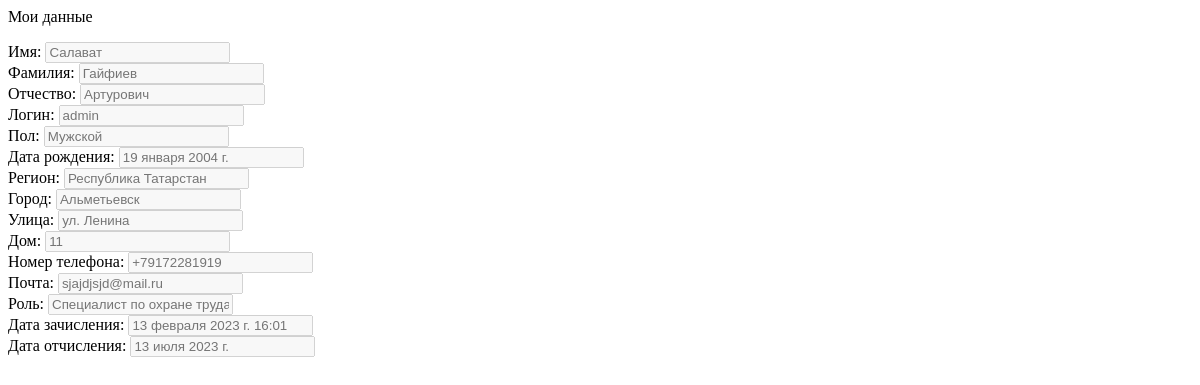
Page /account/profile/detail/ (signed in) on the earlier database version.
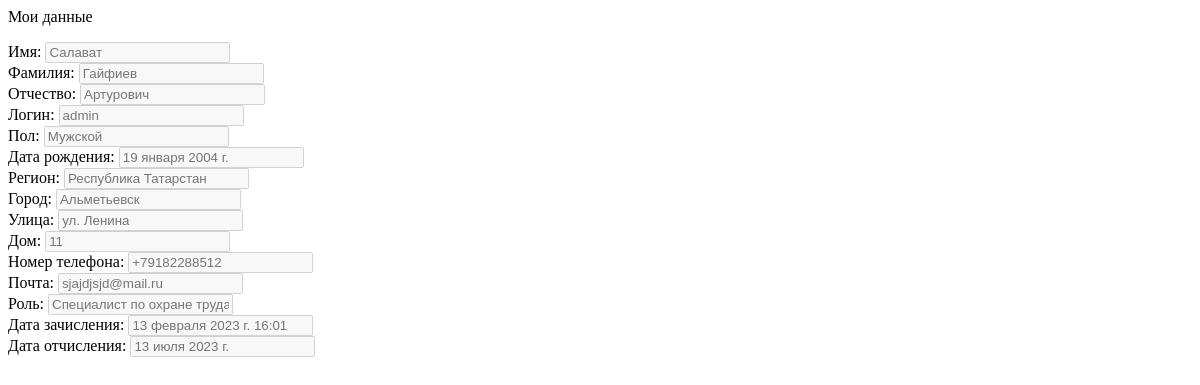
Same page on the later database version.
### initru/models.py (models this page shows, shortened)
class CustomUser(AbstractUser):  # custom user for Users with django
    gen = (
        ('m', 'Мужской'),
        ('j', 'Женский')
    )
    patronymic = models.CharField(
        'Отчество',
        max_length=250,
    )
    gender = models.CharField(
        'Пол', choices=gen,
        max_length=3, null=True,
    )
    birthday_date = models.DateField(
        'Дата рождения', null=True,
    )
    region  = models.ForeignKey(
        Region, on_delete=models.CASCADE,
        null=True, verbose_name='Регион',
    )
    city  = ChainedForeignKey(
        City,
        chained_field='region',
        chained_model_field="region",
        show_all=False,
        auto_choose=True,
        null=True,
        sort=True, verbose_name = 'Город')
    street  = models.ForeignKey(
        Street, on_delete=models.CASCADE,
        null=True, verbose_name='Улица',
    )
    house = models.IntegerField(
        "Номер дома", null=True,
    )
    flat = models.IntegerField(
        'Этаж', null=True,
    )
    avatar = models.ImageField(
        'Изображение пользователя',
        upload_to='images/users/',
        null=True,
        blank=True,
    )
    phone_number = models.CharField(
        'Номер телефона', max_length=20,unique=True,
        blank=False, null=True,
    )
    type_user  = models.ForeignKey(
        typeuser, on_delete=models.CASCADE,
        verbose_name='Тип пользователя', null=True,
    )
    groupStud  = models.ForeignKey(
        Groups, on_delete=models.CASCADE,
        verbose_name='Группа', null=True,
        blank=True
    )
    role  = models.ForeignKey(
        role, on_delete=models.CASCADE,
        null=True, verbose_name='Роль',
    )
    date_end = models.DateField(
        'Дата завершения зачисления',
        null=True,
    )

class Region(models.Model):
    name_region = models.CharField(
        'Название Региона',
        max_length=64
    )
    class Meta:
        verbose_name = 'Регион'
        verbose_name_plural = 'Регионы'
    def __str__(self):
        return f'{self.name_region}'

class City(models.Model):
    name_city = models.CharField(
        'Название города',
        max_length=50
    )
    postal_code = models.IntegerField(
        'Почтовый индекс'
    )
    region  = models.ForeignKey(
        Region, on_delete=models.CASCADE,
        null=False,
        verbose_name='Регион'
    )
    class Meta:
        verbose_name = 'Город'
        verbose_name_plural = 'Города'
    def __str__(self):
        return f'{self.name_city}'

class Street(models.Model):
    name_street = models.CharField(
        'Название улицы',
        max_length=64
    )
    class Meta:
        verbose_name = 'Улица'
        verbose_name_plural = 'Улицы'
    def __str__(self):
        return f'ул. {self.name_street}'

class role(models.Model):
    name_role = models.CharField(
        'Название роли',
        max_length=30
    )
    class Meta:
        verbose_name = 'Роль'
        verbose_name_plural = 'Роли'
    def __str__(self):
        return f'{self.name_role}'

### initru/views.py (the view)
# urls.py: path('account/profile/detail/', ProfileView.detail, name="profile_detail"),
    @login_required
    def detail(request):
        page_name = 'profiile_detail_remaster.html'
        return render(request, page_name)

### initru/templates/profiile_detail_remaster.html (shortened to what the changed rows need)
{% load static %}
<div>
    <div class="d-flex align-items-center">
        <div class='row' style="max-width: 100%; width: 100%;">
            <div class="flex-wrap">
                <div class="mb-2">
                    <span class="mr-2 text-indigo-700">Имя:</span>
                    <input type="text" class="form-control form-control-sm" placeholder="{{ request.user.first_name }}" disabled />
                </div>
                <div class="mb-2">
                    <span class="mr-2 text-indigo-700">Фамилия:</span>
                    <input type="text" class="form-control form-control-sm" placeholder="{{ request.user.last_name }}" disabled />
                </div>
                <div>
                    <span class="mr-2 text-indigo-700">Отчество:</span>
                    <input type="text" class="form-control form-control-sm" placeholder="{{ request.user.patronymic }}" disabled />
                </div>
            </div>
            <div class="col mt-2">
                <div class="mb-2">
                    <span class="mr-2 text-indigo-700">Логин:</span>
                    <input type="text" class="form-control form-control-sm" placeholder="{{ request.user.username }}" disabled />
                </div>
                <div class="mb-2">
                    <span class="mr-2 text-indigo-700">Пол:</span>
                    <input type="text" class="form-control form-control-sm"
                        placeholder="{% if request.user.gender == 'm' %}Мужской{% else %}Женский{% endif %}" disabled />
                </div>
                <div>
                    <span class="mr-2 text-indigo-700">Дата рождения:</span>
                    <input type="text" class="form-control form-control-sm" placeholder="{{ request.user.birthday_date }}" disabled />
                </div>
            </div>
            <div class="col mt-2">
                <div class="mb-2">
                    <span class="mr-2 text-indigo-700">Регион:</span>
                    <input type="text" class="form-control form-control-sm" placeholder="{{ request.user.region }}" disabled />
                </div>
                <div class="mb-2">
                    <span class="mr-2 text-indigo-700">Город:</span>
                    <input type="text" class="form-control form-control-sm" placeholder="{{ request.user.city }}" disabled />
                </div>
                <div>
                    <span class="mr-2 text-indigo-700">Улица:</span>
                    <input type="text" class="form-control form-control-sm" placeholder="{{ request.user.street }}" disabled />
                </div>
            </div>
            <div class="col mt-2">
                <div class="mb-2">
                    <span class="mr-2 text-indigo-700">Дом:</span>
                    <input type="text" class="form-control form-control-sm" placeholder="{{ request.user.house }}" disabled />
                </div>
                <div class="mb-2">
                    <span class="mr-2 text-indigo-700">Номер телефона:</span>
                    <input type="text" class="form-control form-control-sm" placeholder="{{ request.user.phone_number }}" disabled />
                </div>
                <div>
                    <span class="mr-2 text-indigo-700">Почта:</span>
                    <input type="text" class="form-control form-control-sm" placeholder="{{ request.user.email }}" disabled />
                </div>
            </div>
            <div class="col mt-2">
                <div class="mb-2">
                    <span class="mr-2 text-indigo-700">Роль:</span>
                    <input type="text" class="form-control form-control-sm" placeholder="{{ request.user.role }}" disabled />
                </div>
                <div class="mb-2">
                    <span class="mr-2 text-indigo-700">Дата зачисления:</span>
                    <input type="text" class="form-control form-control-sm" placeholder="{{ request.user.date_joined }}" disabled />
                </div>
                <div>
                    <span class="mr-2 text-indigo-700">Дата отчисления:</span>
                    <input type="text" class="form-control form-control-sm" placeholder="{{ request.user.date_end }}" disabled />
                </div>
            </div>
        </div>
    </div>
</div>

Differences in the rows shown:
changed CustomUser "Салават": user.phone_number "+79172281919" → "+79182288512"
